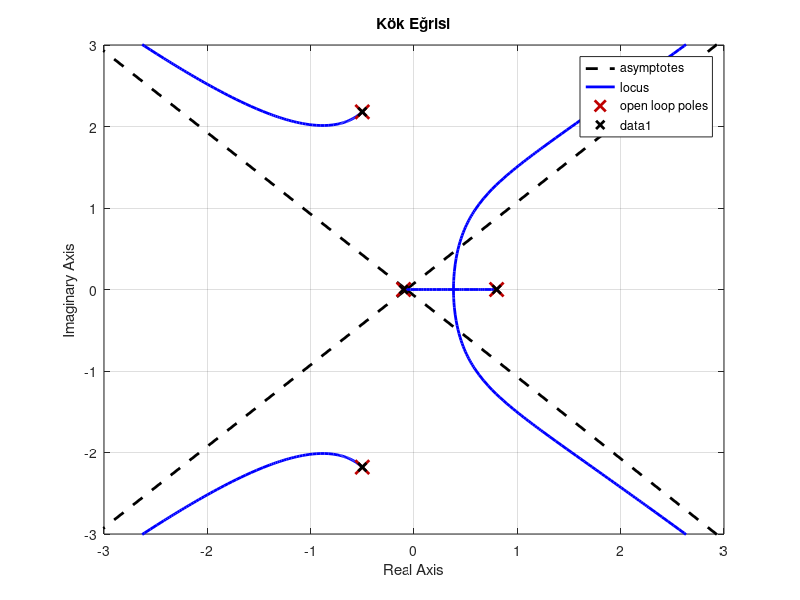

Reproduce this figure in MATLAB.
clear;clc;

T=0.2;
den=[1 0.3 4.22 -3.58 -0.4];
poles=roots(den);
Gz=tf(1,den,T);
figure(1);clf;
rlocus(Gz);hold on;
set(findall(gca, 'Type', 'line'),'LineWidth',2);
plot(real(poles),imag(poles),'kx','LineWidth',2);
title("Kök Eğrisi");
xlim([-3 3]);
ylim([-3 3]);

